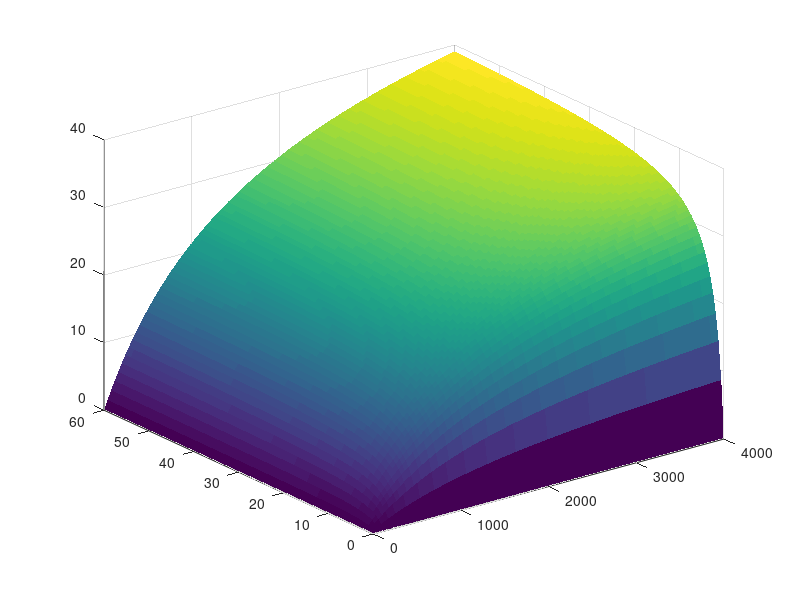

Here is the MATLAB script that generated this plot: (Note: this script raises an error after producing the figure.)
% figS09A_PCO4_kinetics_fit.m
% Reproduces Figure S9A (PCO4 kinetics fitting/visualization) from the paper.
% Robust nonlinear fit of PCO4 activity as a function of RAP2.12 and oxygen,
% then 3D surface visualization with data overlays.
% Requires Statistics and Machine Learning Toolbox (nlinfit).

clear; close all;

%% Input data (PCO4)
ERFVII = [15.625 31.25 62.5 125 250 500 1000 2000 4000 1000*ones(1,8)];
Ox     = [20*ones(1,9), 0 1.5 3 5.5 11 20 40 60];
vo     = [1.470724 2.709730 4.716129 9.452704 15.811300 24.016820 25.741070 21.844040 16.023140 ...
          1.6363 3.2727 6.5454 10.5273 19.6363 25.0909 31.6363 36.3273];

%% Robust nonlinear fitting (Welsch weights)
opts = statset('nlinfit');
opts.RobustWgtFun = 'welsch';

% Model: v = b1*(ERFVII/(b2+ERFVII))*(Ox/(b3+Ox))
% Note: keep exactly as original (ERFVII/Ox are taken from workspace)
model = @(b,x) b(1).*ERFVII./(b(2)+ERFVII).*Ox./(b(3)+Ox);

initialguess = [1 1 1];
[beta,R,J,CovB,MSE] = nlinfit([ERFVII;Ox], vo, model, initialguess, opts);

MSE
Kcat  = beta(1)/60/(1000/27311.7) % /s, MW PCO4 = 27311.7
Kmrap = beta(2)
KmO2  = beta(3)

%% Surface visualization + data overlays
set(gcf, 'Position', [100, 100, 500, 400])

ERF = linspace(0,4000);
OX  = linspace(0,60);

for i = 1:length(ERF)
    for j = 1:length(OX)
        MODEL(i,j) = beta(1)*ERF(i)/(beta(2)+ERF(i))*OX(j)/(beta(3)+OX(j));
    end
end

figure('Position', [100, 100, 800, 600]);
surf(ERF, OX, MODEL, 'EdgeColor', 'none', 'DisplayName', 'Fitting')
alpha 0.5
xlabel('RAP2.12 Concentration (µM)','FontSize',14)
ylabel('Oxygen (%)','FontSize',14)
zlabel('PCO4 activity (µmoles/min/mg)','FontSize',14)
title('PCO4','FontSize',16);
set(gca, 'FontSize', 14);
colormap hsv
colormap(gray)
shading flat
grid on
hold on

% Overlay datapoints (RAP scan at 20% O2, and O2 scan at 1250 µM RAP)
ERFVII1 = [15.625 31.25 62.5 125 250 500 1000 2000 4000];
vo1     = [1.470724 2.709730 4.716129 9.452704 15.811300 24.016820 25.741070 21.844040 16.023140];

Ox1 = [0 1.5 3 5.5 11 20 40 60];
vo2 = [1.6363 3.2727 6.5454 10.5273 19.6363 25.0909 31.6363 36.3273];

line1 = 20*ones(size(ERFVII1));
line2 = 1250*ones(size(Ox1));

plot3(ERFVII1, line1, vo1, 'r:o', 'LineWidth', 1.5, 'DisplayName', 'ERFVII data point');
plot3(line2, Ox1,  vo2, 'b:o', 'LineWidth', 1.5, 'DisplayName', 'Oxygen data point');

% Error bars (as in original)
errlRAP = [.1 .1 .1 1.3228 2.067 3.307 3.2244 1.86 2.067]/2;
errhRAP = [.1 .1 .1 1.3228 2.067 3.307 3.2244 1.86 2.067]/2;
errlOx  = [.2 .2 .2 .2 5.244 .1 4.748 3.189]/2;
errhOx  = [.2 .2 .2 .2 5.244 .1 4.748 3.189]/2;

plot3([ERFVII1',ERFVII1']', [line1',line1']', [-errlRAP',errhRAP']'+vo1, '-r','LineWidth', 1.5)
plot3([line2',line2']',    [Ox1',Ox1']',      [-errlOx',errhOx']'+vo2,    '-b','LineWidth', 1.5)
%legend('show', 'Location', 'northeast')
